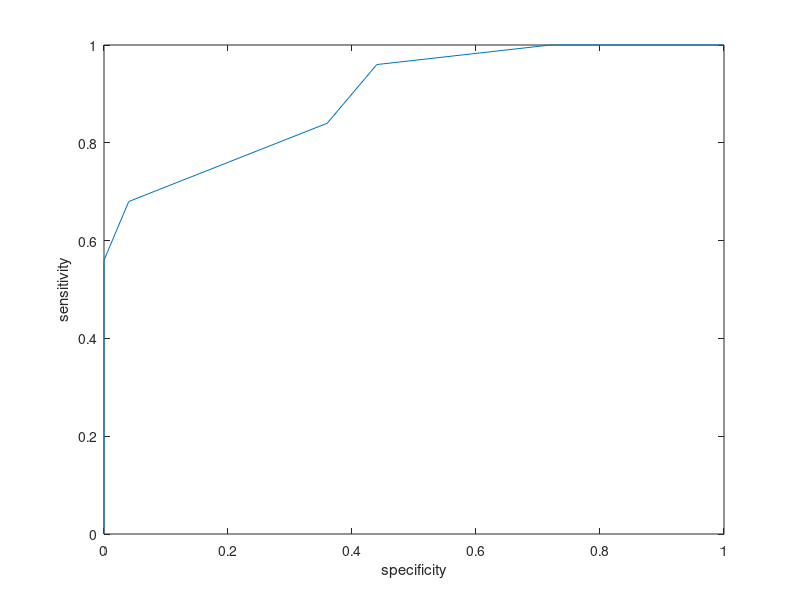

Source code (MATLAB):
clc;
clear all;
Y = ones(25,1);
% Random signals with 25 samples
X1 = 0.5.*randn(25,1) + 1;
X2 = 0.5.*randn(25,1) + 2;
%varying decision boundary
xb  = -1:0.2:5; 
%Calculating TP, TN, FP, FN, sensitivity & specificity for each decision
%boundary
for j = 1:length(xb)
    TP = 0; TN = 0;
    for i = 1:25
        if X1(i) < xb(j)
            TP = TP+1;
        end
        if X2(i) > xb(j)
            TN = TN+1;
        end
    end
    FN = 25-TP;
    FP = 25-TN;
    Sn(j) = TP/(TP + FN);
    Sp(j) = TN/(TN + FP);
    
end
%ROC
plot(1-Sp,Sn)
ylabel('sensitivity')
xlabel('specificity')


    




